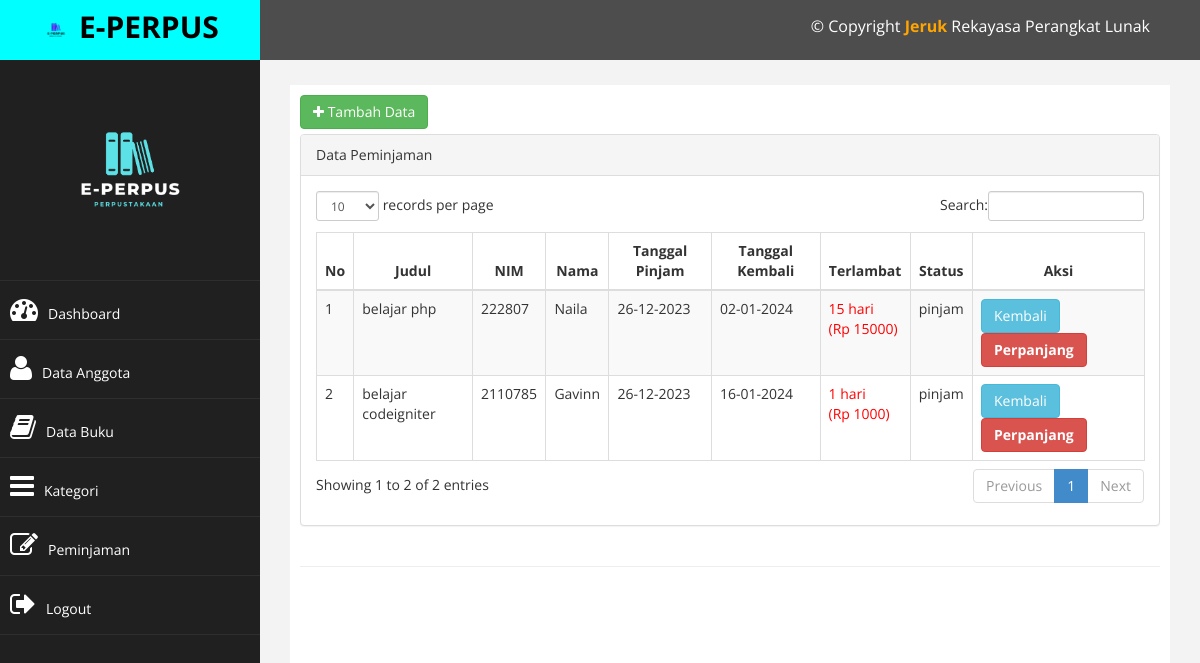
The page /index.php?page=transaksi (signed in) on the database its author committed.
### tables this page shows
CREATE TABLE `tb_pinjam` (
  `id_pinjam` int(11) NOT NULL,
  `judul` varchar(250) NOT NULL,
  `nim` int(11) NOT NULL,
  `nama` varchar(250) NOT NULL,
  `tgl_pinjam` varchar(30) NOT NULL,
  `tgl_kembali` varchar(30) NOT NULL,
  `status` varchar(100) NOT NULL
);

### function.php (called while the page is built)
<?php
    function terlambat($tgl_dateline, $tgl_kembali){
    $tgl_dateline_pecah = explode("-", $tgl_dateline);
    $tgl_dateline_pecah = $tgl_dateline_pecah[2]."-".$tgl_dateline_pecah[1]."-".$tgl_dateline_pecah[0];
    $tgl_kembali_pecah = explode("-", $tgl_kembali);
    $tgl_kembali_pecah = $tgl_kembali_pecah[2]."-".$tgl_kembali_pecah[1]."-".$tgl_kembali_pecah[0];
    $selisih = strtotime($tgl_kembali_pecah)- strtotime($tgl_dateline_pecah);
    $selisih = $selisih/86400;
    if ($selisih>=1) {
        $hasil_tgl = floor($selisih);
    }else{
        $hasil_tgl = 0;
    }
    return $hasil_tgl;
}
?>

### page/transaksi/transaksi.php (the view)
<a href="?page=transaksi&aksi=tambah" class="btn btn-success" style="margin-bottom: 5px;"><i class="fa fa-plus"></i> Tambah Data</a>
<div class="row">
    <div class="col-md-12">
        <div class="panel panel-default">
            <div class="panel-heading">
                Data Peminjaman
            </div>
            <div class="panel-body">
                <div class="table-responsive">
                    <table class="table table-striped table-bordered table-hover" id="dataTables-example">
                        <thead>
                            <tr>
                                <th>No</th>
                                <th>Judul</th>
                                <th>NIM</th>
                                <th>Nama</th>
                                <th>Tanggal Pinjam</th>
                                <th>Tanggal Kembali</th>
                                <th>Terlambat</th>
                                <th>Status</th>
                                <th>Aksi</th>
                            </tr>
                        </thead>
                        <tbody>
                            <?php
                            $no = 1;
                            $sql = $conn->query("SELECT * FROM tb_pinjam WHERE status='pinjam'");
                            while ($data = $sql->fetch_assoc()) {
                            ?>
                                <tr>
                                    <td><?php echo $no++ ?></td>
                                    <td><?php echo $data['judul'] ?></td>
                                    <td><?php echo $data['nim'] ?></td>
                                    <td><?php echo $data['nama'] ?></td>
                                    <td><?php echo $data['tgl_pinjam'] ?></td>
                                    <td><?php echo $data['tgl_kembali'] ?></td>
                                    <td>
                                        <?php
                                            $denda = 1000;
                                            $tgl_dateline = $data['tgl_kembali'];
                                            $tgl_kembali = date('Y-m-d');
                                            $lambat = terlambat($tgl_dateline, $tgl_kembali);
                                            $denda1 = $lambat*$denda;
                                            if($lambat>0) {
                                                echo "
                                                    <font color='red'>$lambat hari<br>(Rp $denda1)</font>
                                                ";
                                            }else{
                                                echo $lambat ."Hari";
                                            }
                                        ?>
                                    </td>
                                    <td><?php echo $data['status'] ?></td>
                                    <td>
                                        <a href="?page=transaksi&aksi=kembali&id_pinjam=<?php echo $data['id_pinjam']; ?>&judul=<?php echo $data['judul']; ?>" class="btn btn-info">Kembali</a>
                                        <a href="?page=transaksi&aksi=perpanjang&id_pinjam=<?php echo $data['id_pinjam']; ?>&judul=<?php echo $data['judul']; ?>&lambat=<?php echo $lambat ?>&tgl_kembali=<?php echo $data['tgl_kembali'] ?>" class="btn btn-danger "><b>Perpanjang</b></a>
                                    </td>
                                </tr>
                            <?php } ?>
                        </tbody>
                    </table>
                </div>
            </div>
        </div>
    </div>
</div>

### assets/css/custom.css (style rules this page uses)
body { font-family: 'Open Sans', sans-serif; }
th { text-align: center; }

### rows shown on the page
tb_pinjam: judul "belajar php", nim "222807", nama "Naila", tgl_pinjam "26-12-2023", tgl_kembali "02-01-2024", tgl_kembali "15", tgl_kembali "15000", status "pinjam"
tb_pinjam: judul "belajar codeigniter", nim "2110785", nama "Gavinn", tgl_pinjam "26-12-2023", tgl_kembali "16-01-2024", tgl_kembali "1", tgl_kembali "1000", status "pinjam"
